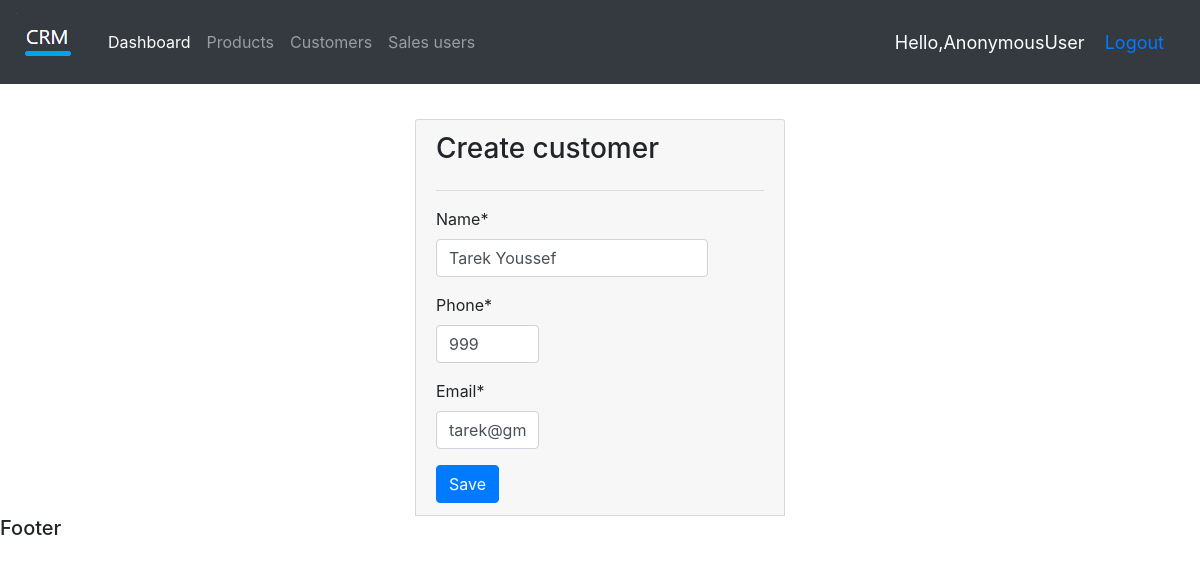
/update_customer/1, run on an earlier commit of the app's database.
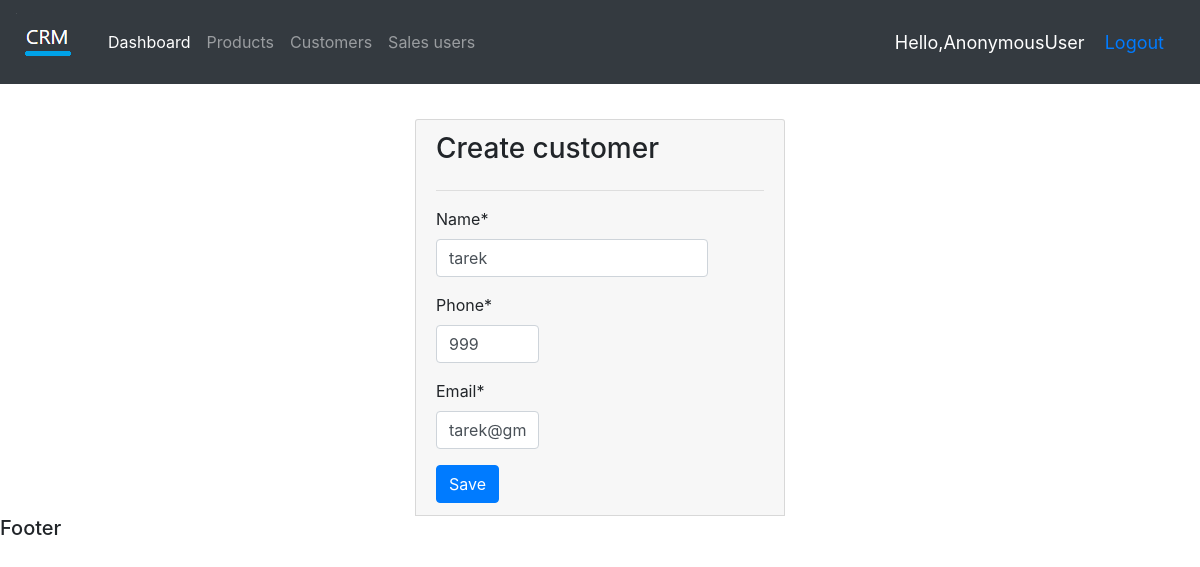
And on a later commit of the database.
### accounts/models.py (models this page shows, shortened)
class Customer(models.Model):
    name = models.CharField(max_length=200)
    phone = models.CharField(max_length=200)
    email = models.CharField(max_length=200)
    date_created = models.DateTimeField(auto_now_add=True,null=True)

### accounts/views.py (the view)
# urls.py: path('update_customer/<str:customer_id>', views.update_customer,name="update_customer"),
def update_customer(request,customer_id):
    customer=Customer.objects.get(id=customer_id)
    form=CustomerForm(instance=customer)
    if request.method == "POST":
        form=CustomerForm(request.POST,instance=customer)
        if form.is_valid():
            form.save()
            return redirect('list_customer')
    context={'form':form}
    return render(request,'accounts/create_customer.html',context)

### accounts/forms.py
class CustomerForm(ModelForm):
    class Meta:
        model=Customer
        fields='__all__'

### accounts/templates/accounts/create_customer.html (shortened to what this page needs)
{% extends 'accounts/main.html' %}
{% load crispy_forms_tags %}
{% load static %}
{% block content %}
<div class="container col-sm-4" style="margin-top:35px;">
  <div class="card card-header col-md-12">
    <h3>Create customer </h3>
    <hr>
    <form method="post">
      <div class="form-row">
        <div class="form-group col-md-10 mb-0">
          {{ form.name|as_crispy_field }}
        </div>
      </div>
      <div class="form-row">
        <div class="form-group col-md-4 mb-0">
          {{ form.phone|as_crispy_field }}
        </div>
      </div>
      <div class="form-row">
        <div class="form-group col-md-4 mb-0">
          {{ form.email|as_crispy_field }}
        </div>
      </div>
      <button type="submit" class="btn btn-primary">Save</button>
    </form>
  </div>
</div>
{% endblock %}

What changed in the data, as far as the page shows it:
changed Customer "tarek@gmail.com": name "Tarek Youssef" → "tarek"
